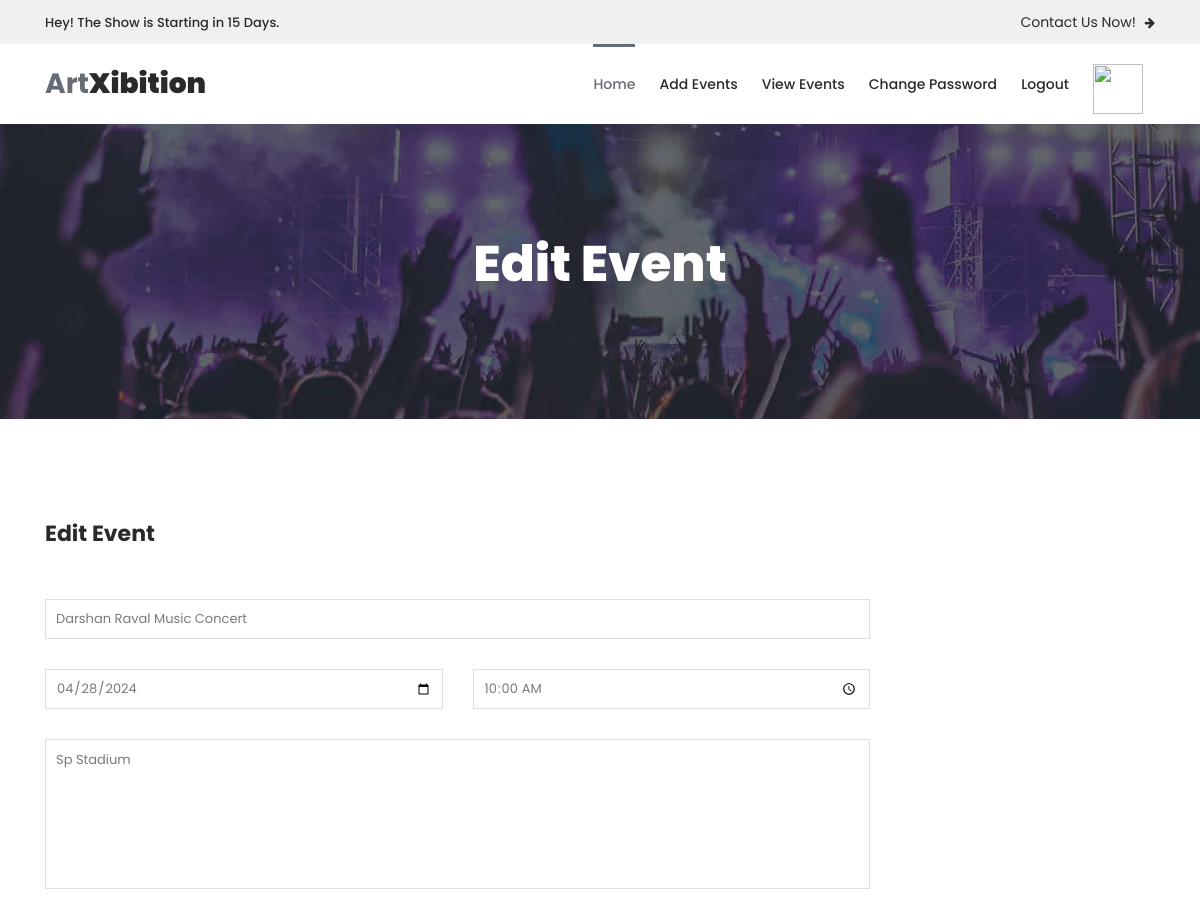
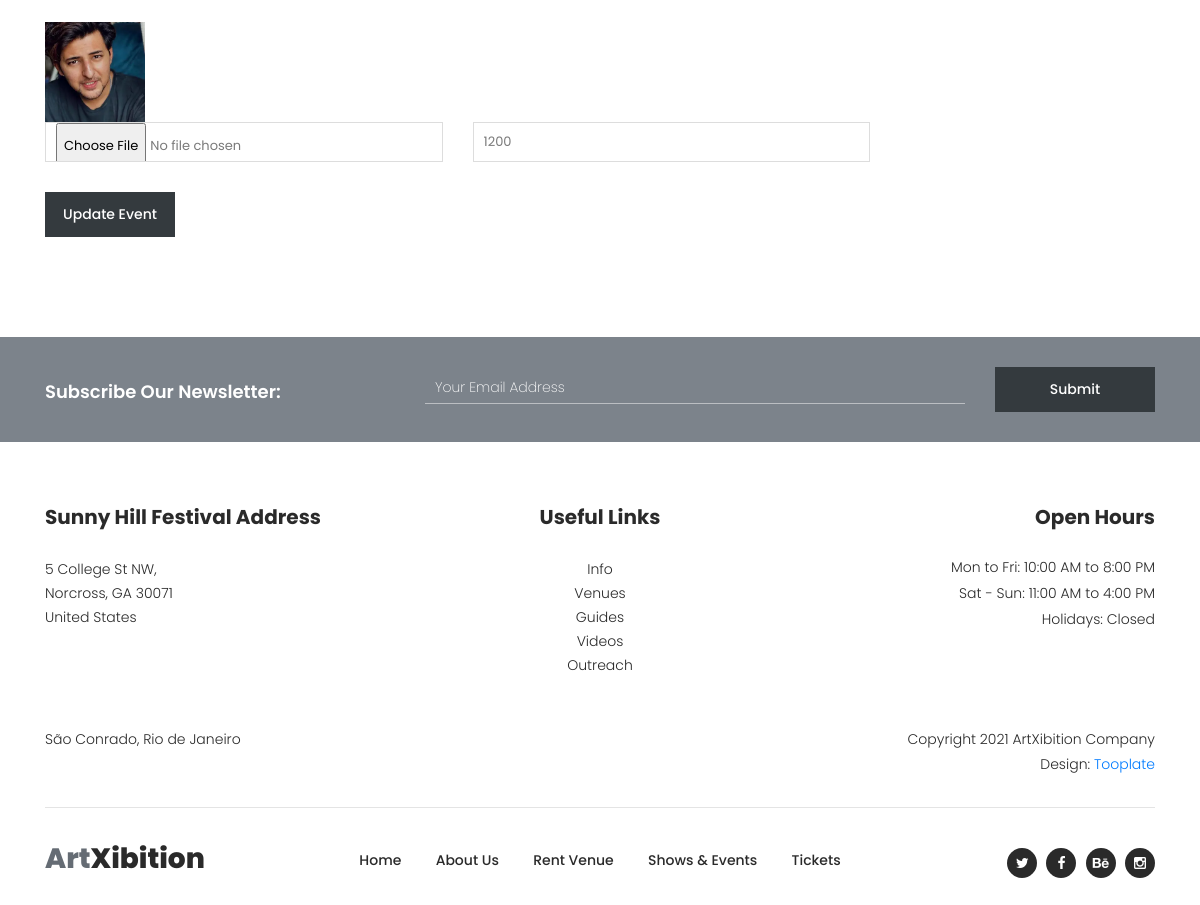
/manager-edit-event/3/ (signed in), run on the app's committed database (2 pictures, top to bottom).
### myapp/models.py (models this page shows, shortened)
class Event(models.Model):
	manager=models.ForeignKey(User,on_delete=models.CASCADE)
	event_name=models.CharField(max_length=100)
	event_date=models.CharField(max_length=100)
	event_time=models.CharField(max_length=100)
	event_venue=models.TextField()
	event_picture=models.ImageField(upload_to="event_picture/")
	event_price=models.PositiveIntegerField()

### myapp/views.py (the view)
# urls.py: path('manager-edit-event/<int:pk>/',views.manager_edit_event,name='manager-edit-event'),
def manager_edit_event(request,pk):
	event=Event.objects.get(pk=pk)
	if request.method=="POST":
		event.event_name=request.POST['event_name']
		event.event_date=request.POST['event_date']
		event.event_time=request.POST['event_time']
		event.event_venue=request.POST['event_venue']
		event.event_price=request.POST['event_price']
		try:
			event.event_picture=request.FILES['event_picture']
		except:
			pass
		event.save()
		msg="Event Updated Successfully"
		return render(request,'manager-edit-event.html',{'event':event,'msg':msg})
	else:
		return render(request,'manager-edit-event.html',{'event':event})

### myapp/templates/manager-edit-event.html (shortened to what this page needs)
{% extends 'manager-header.html' %}
{% load static%}
{% block content %}
<!DOCTYPE html>
<html lang="en">
  <head>
   </head>
     <body>
    <div class="page-heading-rent-venue">
        <div class="container">
            <div class="row">
                <div class="col-lg-12">
                    <h2>Edit Event</h2>
                </div>
            </div>
        </div>
    </div>
    <div class="rent-venue-application">
        <div class="container">
            <div class="row">
                <div class="col-lg-9">
                    <div class="heading-text">
                        <h4>Edit Event</h4>
                    </div>
                     <div class="contact-form">
                        <form id="contact" action="{% url 'manager-edit-event' pk=event.pk %}" method="post" enctype="multipart/form-data">
                            <div class="row">
                             <div class="col-lg-12">
                              <fieldset>
                                <input name="event_name" type="text" id="name" value="{{event.event_name}}">
                              </fieldset>
                            </div>
                            <div class="col-md-6 col-sm-12">
                              <fieldset>
                                <input name="event_date" type="date" id="name" value="{{event.event_date}}">
                              </fieldset>
                            </div>
                            <div class="col-md-6 col-sm-12">
                              <fieldset>
                                <input name="event_time" type="time" id="email" value="{{event.event_time}}">
                              </fieldset>
                            </div>
                            <div class="col-lg-12">
                              <fieldset>
                                <textarea name="event_venue" rows="6" id="about-event-hosting" >{{event.event_venue}}</textarea>
                              </fieldset>
                            </div>
                            <div class="col-lg-12">
                                <img src="{{event.event_picture.url}}" style="height: 100px;width: 100px;">
                            </div>
                            <div class="col-md-6 col-sm-12">
                              <fieldset>
                                <input name="event_picture" type="file" id="phone-number" >
                              </fieldset>
                            </div>
                            <div class="col-md-6 col-sm-12">
                              <fieldset>
                                <input name="event_price" type="text" id="email" placeholder="Event price" value="{{event.event_price}}"required="">
                              </fieldset>
                            </div>
                            <div class="col-lg-12">
                              <fieldset>
                                <button type="submit" id="form-submit" class="main-dark-button">Update Event</button>
                              </fieldset>
                            </div>
                          </div>
                        </form>
                    </div>
                </div>
            </div>
        </div>
    </div>
    <div class="subscribe">
        <div class="container">
            <div class="row">
                <div class="col-lg-4">
                    <h4>Subscribe Our Newsletter:</h4>
                </div>
                <div class="col-lg-8">
                    <form id="subscribe" action="" method="get">
                        <div class="row">
                          <div class="col-lg-9">
                            <fieldset>
                              <input name="email" type="text" id="email" pattern="[^ @]*@[^ @]*" placeholder="Your Email Address" required="">
                            </fieldset>
                          </div>
                          <div class="col-lg-3">
                            <fieldset>
                              <button type="submit" id="form-submit" class="main-dark-button">Submit</button>
                            </fieldset>
                          </div>
                        </div>
                    </form>
                </div>
            </div>
        </div>
    </div>
 </body>
</html>
{% endblock %}

### myapp/static/assets/css/tooplate-artxibition.css (style rules this page uses)
html, body, div, span, applet, object, iframe, h1, h2, h3, h4, h5, h6, p, blockquote, div pre, a, abbr, acronym, address, big, cite, code, del, dfn, em, font, img, ins, kbd, q, s, samp, small, strike, strong, sub, sup, tt, var, b, u, i, center, dl, dt, dd, ol, ul, li, figure, header, nav, section, article, aside, footer, figcaption { margin: 0; padding: 0; border: 0; outline: 0; }
* { box-sizing: border-box; }
html, body { font-family: 'Poppins', sans-serif; font-weight: 400; background-color: #fff; font-size: 16px; -ms-text-size-adjust: 100%; -webkit-font-smoothing: antialiased; -moz-osx-font-smoothing: grayscale; }
h1, h2, h3, h4, h5, h6 { margin-top: 0px; margin-bottom: 0px; }
h4 { line-height: 30px; }
html, body { background: #fff; font-family: 'Poppins', sans-serif; }
.subscribe { background-color: #7c838b; padding: 30px 0px; }
.subscribe h4 { font-size: 18px; color: #fff; font-weight: 600; margin-top: 10px; }
.subscribe form input { padding: 5px 10px; width: 100%; background-color: transparent; border-top: none; border-left: none; border-right: none; border-bottom: 1px solid rgba(250,250,250,0.5); outline: none; font-size: 14px; color: #fff; font-weight: 200; margin-top: 5px; }
.subscribe form .main-dark-button { display: inline-block; font-size: 14px; padding: 12px 18px; background-color: #343a3e; color: #fff; text-align: center; font-weight: 500; text-transform: capitalize; transition: all .3s; border: none; outline: none; width: 100%; }
.page-heading-rent-venue { background-image: url(../images/rent_venue_bg.jpg); background-size: cover; background-repeat: no-repeat; padding: 110px 0px; text-align: center; }
.page-heading-rent-venue h2 { font-size: 50px; color: #fff; font-weight: 800; margin-bottom: 15px; }
.rent-venue-application { margin: 100px 0px; }
.rent-venue-application .heading-text h4 { font-size: 22px; font-weight: 700; color: #2a2a2a; margin-bottom: 50px; }
.rent-venue-application .contact-form input, .rent-venue-application .contact-form textarea, select { color: #7a7a7a; font-size: 13px; border: 1px solid #ddd; background-color: #fff; width: 100%; height: 40px; outline: none; line-height: 40px; padding: 0px 10px; -webkit-appearance: none; -moz-appearance: none; appearance: none; margin-bottom: 30px; }
.rent-venue-application .contact-form textarea { height: 150px; resize: none; }
.rent-venue-application .contact-form ::placeholder { color: #7a7a7a; }
.rent-venue-application form .main-dark-button { display: inline-block; font-size: 14px; padding: 12px 18px; background-color: #343a3e; color: #fff; text-align: center; font-weight: 500; text-transform: capitalize; transition: all .3s; border: none; outline: none; }

### data on the page
Event: event_name "Darshan Raval Music Concert", event_date "04/28/2024", event_time "10:00", event_venue "Sp Stadium", event_picture (picture), event_price "1200"
